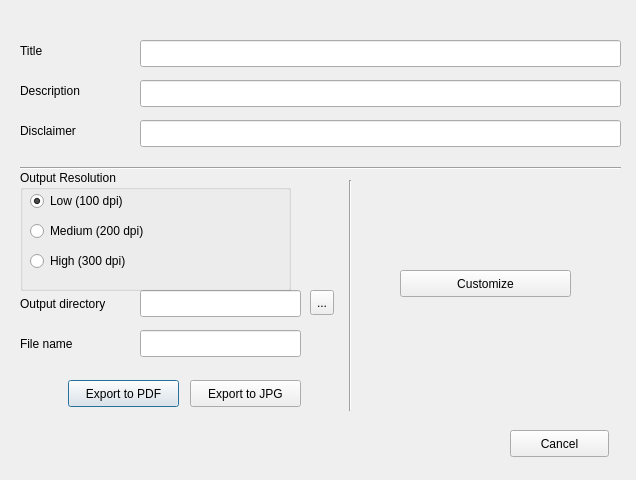
<?xml version="1.0" encoding="UTF-8"?>
<ui version="4.0">
 <class>PrintMapBase</class>
 <widget class="QDialog" name="PrintMapBase">
  <property name="geometry">
   <rect>
    <x>0</x>
    <y>0</y>
    <width>636</width>
    <height>480</height>
   </rect>
  </property>
  <property name="windowTitle">
   <string>Map Layout</string>
  </property>
  <widget class="QLineEdit" name="title_lineedit">
   <property name="geometry">
    <rect>
     <x>140</x>
     <y>40</y>
     <width>481</width>
     <height>27</height>
    </rect>
   </property>
  </widget>
  <widget class="QPushButton" name="print_btn">
   <property name="geometry">
    <rect>
     <x>68</x>
     <y>380</y>
     <width>111</width>
     <height>27</height>
    </rect>
   </property>
   <property name="text">
    <string>Export to PDF</string>
   </property>
  </widget>
  <widget class="QPushButton" name="cancel_btn">
   <property name="geometry">
    <rect>
     <x>510</x>
     <y>430</y>
     <width>99</width>
     <height>27</height>
    </rect>
   </property>
   <property name="text">
    <string>Cancel</string>
   </property>
  </widget>
  <widget class="QLabel" name="label">
   <property name="geometry">
    <rect>
     <x>20</x>
     <y>40</y>
     <width>121</width>
     <height>21</height>
    </rect>
   </property>
   <property name="text">
    <string>Title</string>
   </property>
   <property name="wordWrap">
    <bool>true</bool>
   </property>
  </widget>
  <widget class="QLabel" name="label_2">
   <property name="geometry">
    <rect>
     <x>20</x>
     <y>80</y>
     <width>121</width>
     <height>21</height>
    </rect>
   </property>
   <property name="text">
    <string>Description</string>
   </property>
   <property name="wordWrap">
    <bool>true</bool>
   </property>
  </widget>
  <widget class="QLineEdit" name="note_lineedit">
   <property name="geometry">
    <rect>
     <x>140</x>
     <y>80</y>
     <width>481</width>
     <height>27</height>
    </rect>
   </property>
  </widget>
  <widget class="QLabel" name="label_3">
   <property name="geometry">
    <rect>
     <x>20</x>
     <y>120</y>
     <width>121</width>
     <height>21</height>
    </rect>
   </property>
   <property name="text">
    <string>Disclaimer</string>
   </property>
   <property name="wordWrap">
    <bool>true</bool>
   </property>
  </widget>
  <widget class="QLineEdit" name="disclaimer_lineedit">
   <property name="geometry">
    <rect>
     <x>140</x>
     <y>120</y>
     <width>481</width>
     <height>27</height>
    </rect>
   </property>
  </widget>
  <widget class="QLabel" name="output_directory_label">
   <property name="geometry">
    <rect>
     <x>20</x>
     <y>290</y>
     <width>118</width>
     <height>27</height>
    </rect>
   </property>
   <property name="text">
    <string>Output directory</string>
   </property>
   <property name="buddy">
    <cstring>output_directory</cstring>
   </property>
  </widget>
  <widget class="QLabel" name="filename_prefix_label">
   <property name="geometry">
    <rect>
     <x>20</x>
     <y>329</y>
     <width>118</width>
     <height>30</height>
    </rect>
   </property>
   <property name="text">
    <string>File name</string>
   </property>
   <property name="buddy">
    <cstring>filename_prefix</cstring>
   </property>
  </widget>
  <widget class="QLineEdit" name="filename_prefix">
   <property name="geometry">
    <rect>
     <x>140</x>
     <y>330</y>
     <width>161</width>
     <height>27</height>
    </rect>
   </property>
   <property name="inputMask">
    <string extracomment="Only A-Z a-z 0-9 and -_ chars allowed"/>
   </property>
   <property name="text">
    <string/>
   </property>
  </widget>
  <widget class="QToolButton" name="directory_button">
   <property name="geometry">
    <rect>
     <x>310</x>
     <y>290</y>
     <width>24</width>
     <height>25</height>
    </rect>
   </property>
   <property name="text">
    <string>...</string>
   </property>
  </widget>
  <widget class="QLineEdit" name="output_directory">
   <property name="geometry">
    <rect>
     <x>140</x>
     <y>290</y>
     <width>161</width>
     <height>27</height>
    </rect>
   </property>
   <property name="sizePolicy">
    <sizepolicy hsizetype="MinimumExpanding" vsizetype="Fixed">
     <horstretch>0</horstretch>
     <verstretch>0</verstretch>
    </sizepolicy>
   </property>
   <property name="text">
    <string/>
   </property>
  </widget>
  <widget class="QPushButton" name="map_composer_btn">
   <property name="geometry">
    <rect>
     <x>400</x>
     <y>270</y>
     <width>171</width>
     <height>27</height>
    </rect>
   </property>
   <property name="text">
    <string>Customize</string>
   </property>
  </widget>
  <widget class="QPushButton" name="to_jpg_btn">
   <property name="geometry">
    <rect>
     <x>190</x>
     <y>380</y>
     <width>111</width>
     <height>27</height>
    </rect>
   </property>
   <property name="text">
    <string>Export to JPG</string>
   </property>
  </widget>
  <widget class="Line" name="line">
   <property name="geometry">
    <rect>
     <x>20</x>
     <y>160</y>
     <width>601</width>
     <height>16</height>
    </rect>
   </property>
   <property name="orientation">
    <enum>Qt::Horizontal</enum>
   </property>
  </widget>
  <widget class="Line" name="line_2">
   <property name="geometry">
    <rect>
     <x>340</x>
     <y>180</y>
     <width>20</width>
     <height>231</height>
    </rect>
   </property>
   <property name="orientation">
    <enum>Qt::Vertical</enum>
   </property>
  </widget>
  <widget class="QGroupBox" name="groupBox">
   <property name="geometry">
    <rect>
     <x>20</x>
     <y>170</y>
     <width>271</width>
     <height>121</height>
    </rect>
   </property>
   <property name="title">
    <string>Output Resolution</string>
   </property>
   <widget class="QRadioButton" name="low_res_rb">
    <property name="geometry">
     <rect>
      <x>10</x>
      <y>20</y>
      <width>251</width>
      <height>22</height>
     </rect>
    </property>
    <property name="text">
     <string>Low (100 dpi)</string>
    </property>
    <property name="checked">
     <bool>true</bool>
    </property>
   </widget>
   <widget class="QRadioButton" name="mid_res_rb">
    <property name="geometry">
     <rect>
      <x>10</x>
      <y>50</y>
      <width>251</width>
      <height>22</height>
     </rect>
    </property>
    <property name="text">
     <string>Medium (200 dpi)</string>
    </property>
   </widget>
   <widget class="QRadioButton" name="high_res_rb">
    <property name="geometry">
     <rect>
      <x>10</x>
      <y>80</y>
      <width>251</width>
      <height>22</height>
     </rect>
    </property>
    <property name="text">
     <string>High (300 dpi)</string>
    </property>
   </widget>
  </widget>
 </widget>
 <resources/>
 <connections/>
</ui>
